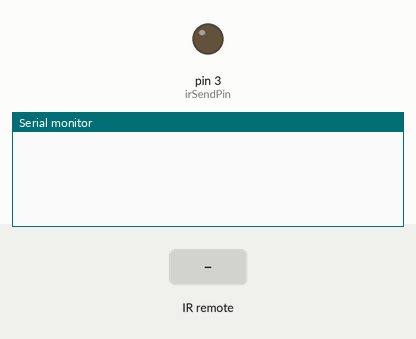
Simulated run of this sketch. Board: Arduino Uno, built with avr-gcc and run on an emulated ATmega328P. Parts: output pins drawn as LEDs (lit = HIGH), the last lines printed to the serial monitor. Inputs (shaded band) come from the test bench.

Above: at 1.2 s.
1.3 s: infrared code 0x202F00F received
At 2.2 s:
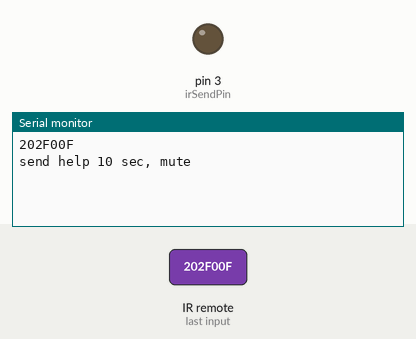
2.9 s: infrared code 0x5EDAF50 received
At 3.9 s:
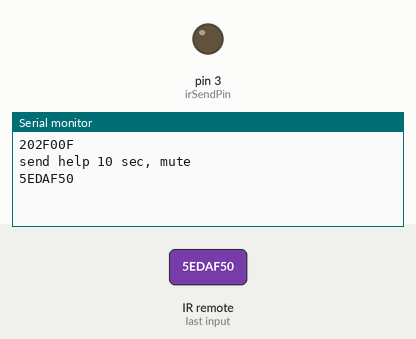

The sketch:

ir-help.ino
```cpp
//tv - "samsung aa59-0038a" amp - yamaha rav16
//tv volume up    0xE0E0E01F
//tv volume down  0XE0E0D02F
//tv off/on       0xE0E040BF
//amp volume up   0x5EA158A7
//amp volume down 0x5EA1D827
//amp off/on      0x5EA1F807

#include <IRremote.h>
#define irPin 2
#define irSendPin 3
IRrecv irrecv(irPin);
IRsend irsend;

decode_results results;

void setup() {
   Serial.begin(9600);
   pinMode(irSendPin, OUTPUT);
   irrecv.enableIRIn();
   //irsend.enableIROut(38);
   //irsend.mark(0);
}
void loop() {
   if (irrecv.decode(&results)) {

   delay(1);

            switch(results.value) {

            case 0x202F00F: // mute
            Serial.println(results.value, HEX);
            irsend.sendNEC(0x1897728D, 32); //help
            delay(80);
            Serial.println("send help 10 sec, mute");
            break;

            case 0x5EDAF50: // luna
            Serial.println(results.value, HEX);
              for (int i = 0; i < 220; i++) {
              irsend.sendNEC(0x1897728D, 32); // - help
              delay(80);}
            Serial.println("send help 220 times, luna");
            break;

            case 0x202B04F: // ok redbox
            Serial.println(results.value, HEX);
              for (int i = 0; i < 2; i++) {
              irsend.sendNEC(0x5ED9768, 32); // - lamp
              delay(80);}
              Serial.println("send lamp on/off - ok");
            break;

          // вот рабочий код:
            case 0x202D827: // f1 redbox
            Serial.println(results.value, HEX);
              for (int i = 0; i < 2; i++) {
              irsend.sendNEC(0x1897728D, 32); // - help
              delay(80);}
              Serial.println("send help - f1");
            break;


      }

   irrecv.resume();
   irrecv.enableIRIn();
   }
}
```

Measured:
- after the input at 1.3 s, the serial monitor: prints a new line at once (image 1)
- after the input at 2.9 s, the serial monitor: prints a new line at once (image 2)
